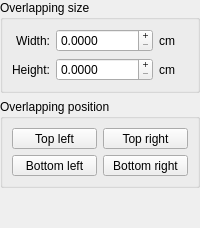
        <widget class="QWidget" name="m_overlappingStep">
         <layout class="QVBoxLayout" name="_10">
          <property name="spacing">
           <number>6</number>
          </property>
          <property name="margin">
           <number>0</number>
          </property>
          <item>
           <widget class="QGroupBox" name="m_overlappingSizeGroup">
            <property name="title">
             <string>Overlapping size</string>
            </property>
            <layout class="QGridLayout" name="_11">
             <property name="margin">
              <number>9</number>
             </property>
             <property name="spacing">
              <number>6</number>
             </property>
             <item row="1" column="2">
              <widget class="QLabel" name="m_overlappingHeightDimensionUnitLabel">
               <property name="text">
                <string>cm</string>
               </property>
              </widget>
             </item>
             <item row="0" column="0">
              <widget class="QLabel" name="m_overlappingWidthLabel">
               <property name="text">
                <string>Width:</string>
               </property>
               <property name="alignment">
                <set>Qt::AlignRight|Qt::AlignTrailing|Qt::AlignVCenter</set>
               </property>
              </widget>
             </item>
             <item row="0" column="2">
              <widget class="QLabel" name="m_overlappingWidthDimensionUnitLabel">
               <property name="text">
                <string>cm</string>
               </property>
              </widget>
             </item>
             <item row="1" column="0">
              <widget class="QLabel" name="m_overlappingHeightLabel">
               <property name="text">
                <string>Height:</string>
               </property>
               <property name="alignment">
                <set>Qt::AlignRight|Qt::AlignTrailing|Qt::AlignVCenter</set>
               </property>
              </widget>
             </item>
             <item row="0" column="1">
              <widget class="SnapSpinBox" name="m_overlappingWidthInput">
               <property name="sizePolicy">
                <sizepolicy hsizetype="Preferred" vsizetype="Fixed">
                 <horstretch>0</horstretch>
                 <verstretch>0</verstretch>
                </sizepolicy>
               </property>
               <property name="buttonSymbols">
                <enum>QAbstractSpinBox::PlusMinus</enum>
               </property>
               <property name="decimals">
                <number>4</number>
               </property>
               <property name="maximum">
                <double>999999.000000000000000</double>
               </property>
              </widget>
             </item>
             <item row="1" column="1">
              <widget class="SnapSpinBox" name="m_overlappingHeightInput">
               <property name="sizePolicy">
                <sizepolicy hsizetype="Preferred" vsizetype="Fixed">
                 <horstretch>0</horstretch>
                 <verstretch>0</verstretch>
                </sizepolicy>
               </property>
               <property name="buttonSymbols">
                <enum>QAbstractSpinBox::PlusMinus</enum>
               </property>
               <property name="decimals">
                <number>4</number>
               </property>
               <property name="maximum">
                <double>999999.000000000000000</double>
               </property>
              </widget>
             </item>
            </layout>
           </widget>
          </item>
          <item>
           <widget class="QGroupBox" name="m_overlappingPositionGroup">
            <property name="title">
             <string>Overlapping position</string>
            </property>
            <layout class="QGridLayout" name="_12">
             <property name="margin">
              <number>9</number>
             </property>
             <property name="spacing">
              <number>6</number>
             </property>
             <item row="0" column="1">
              <widget class="QToolButton" name="m_overlappingPositionTopRightButton">
               <property name="sizePolicy">
                <sizepolicy hsizetype="Preferred" vsizetype="Preferred">
                 <horstretch>0</horstretch>
                 <verstretch>0</verstretch>
                </sizepolicy>
               </property>
               <property name="text">
                <string>Top right</string>
               </property>
               <property name="icon">
                <iconset resource="posterazor.qrc">
                 <normaloff>:/OverlappingPositionImages/overlappingtopright.png</normaloff>:/OverlappingPositionImages/overlappingtopright.png</iconset>
               </property>
               <property name="iconSize">
                <size>
                 <width>24</width>
                 <height>26</height>
                </size>
               </property>
               <property name="checkable">
                <bool>true</bool>
               </property>
               <property name="autoExclusive">
                <bool>true</bool>
               </property>
               <property name="toolButtonStyle">
                <enum>Qt::ToolButtonTextUnderIcon</enum>
               </property>
               <property name="autoRaise">
                <bool>false</bool>
               </property>
              </widget>
             </item>
             <item row="0" column="0">
              <widget class="QToolButton" name="m_overlappingPositionTopLeftButton">
               <property name="sizePolicy">
                <sizepolicy hsizetype="Preferred" vsizetype="Maximum">
                 <horstretch>0</horstretch>
                 <verstretch>0</verstretch>
                </sizepolicy>
               </property>
               <property name="text">
                <string>Top left</string>
               </property>
               <property name="icon">
                <iconset resource="posterazor.qrc">
                 <normaloff>:/OverlappingPositionImages/overlappingtopleft.png</normaloff>:/OverlappingPositionImages/overlappingtopleft.png</iconset>
               </property>
               <property name="iconSize">
                <size>
                 <width>24</width>
                 <height>26</height>
                </size>
               </property>
               <property name="checkable">
                <bool>true</bool>
               </property>
               <property name="autoExclusive">
                <bool>true</bool>
               </property>
               <property name="toolButtonStyle">
                <enum>Qt::ToolButtonTextUnderIcon</enum>
               </property>
               <property name="autoRaise">
                <bool>false</bool>
               </property>
              </widget>
             </item>
             <item row="1" column="0">
              <widget class="QToolButton" name="m_overlappingPositionBottomLeftButton">
               <property name="sizePolicy">
                <sizepolicy hsizetype="Preferred" vsizetype="Maximum">
                 <horstretch>0</horstretch>
                 <verstretch>0</verstretch>
                </sizepolicy>
               </property>
               <property name="text">
                <string>Bottom left</string>
               </property>
               <property name="icon">
                <iconset resource="posterazor.qrc">
                 <normaloff>:/OverlappingPositionImages/overlappingbottomleft.png</normaloff>:/OverlappingPositionImages/overlappingbottomleft.png</iconset>
               </property>
               <property name="iconSize">
                <size>
                 <width>24</width>
                 <height>26</height>
                </size>
               </property>
               <property name="checkable">
                <bool>true</bool>
               </property>
               <property name="autoExclusive">
                <bool>true</bool>
               </property>
               <property name="toolButtonStyle">
                <enum>Qt::ToolButtonTextUnderIcon</enum>
               </property>
               <property name="autoRaise">
                <bool>false</bool>
               </property>
              </widget>
             </item>
             <item row="1" column="1">
              <widget class="QToolButton" name="m_overlappingPositionBottomRightButton">
               <property name="sizePolicy">
                <sizepolicy hsizetype="Preferred" vsizetype="Maximum">
                 <horstretch>0</horstretch>
                 <verstretch>0</verstretch>
                </sizepolicy>
               </property>
               <property name="text">
                <string>Bottom right</string>
               </property>
               <property name="icon">
                <iconset resource="posterazor.qrc">
                 <normaloff>:/OverlappingPositionImages/overlappingbottomright.png</normaloff>:/OverlappingPositionImages/overlappingbottomright.png</iconset>
               </property>
               <property name="iconSize">
                <size>
                 <width>24</width>
                 <height>26</height>
                </size>
               </property>
               <property name="checkable">
                <bool>true</bool>
               </property>
               <property name="autoExclusive">
                <bool>true</bool>
               </property>
               <property name="toolButtonStyle">
                <enum>Qt::ToolButtonTextUnderIcon</enum>
               </property>
               <property name="autoRaise">
                <bool>false</bool>
               </property>
              </widget>
             </item>
            </layout>
           </widget>
          </item>
          <item>
           <spacer name="spacer_3">
            <property name="orientation">
             <enum>Qt::Vertical</enum>
            </property>
            <property name="sizeHint" stdset="0">
             <size>
              <width>20</width>
              <height>40</height>
             </size>
            </property>
           </spacer>
          </item>
         </layout>
        </widget>
